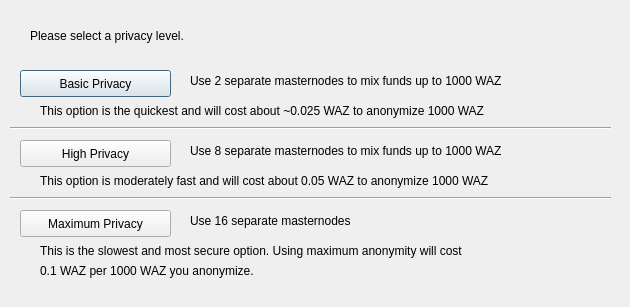
<?xml version="1.0" encoding="UTF-8"?>
<ui version="4.0">
 <class>DarksendConfig</class>
 <widget class="QDialog" name="DarksendConfig">
  <property name="geometry">
   <rect>
    <x>0</x>
    <y>0</y>
    <width>630</width>
    <height>307</height>
   </rect>
  </property>
  <property name="windowTitle">
   <string>Configure PrivateSend</string>
  </property>
  <widget class="QPushButton" name="buttonBasic">
   <property name="geometry">
    <rect>
     <x>20</x>
     <y>70</y>
     <width>151</width>
     <height>27</height>
    </rect>
   </property>
   <property name="text">
    <string>Basic Privacy</string>
   </property>
  </widget>
  <widget class="QPushButton" name="buttonHigh">
   <property name="geometry">
    <rect>
     <x>20</x>
     <y>140</y>
     <width>151</width>
     <height>27</height>
    </rect>
   </property>
   <property name="text">
    <string>High Privacy</string>
   </property>
  </widget>
  <widget class="QPushButton" name="buttonMax">
   <property name="geometry">
    <rect>
     <x>20</x>
     <y>210</y>
     <width>151</width>
     <height>27</height>
    </rect>
   </property>
   <property name="text">
    <string>Maximum Privacy</string>
   </property>
  </widget>
  <widget class="QLabel" name="label">
   <property name="geometry">
    <rect>
     <x>30</x>
     <y>20</y>
     <width>571</width>
     <height>31</height>
    </rect>
   </property>
   <property name="text">
    <string>Please select a privacy level.</string>
   </property>
  </widget>
  <widget class="QLabel" name="label_2">
   <property name="geometry">
    <rect>
     <x>190</x>
     <y>70</y>
     <width>421</width>
     <height>21</height>
    </rect>
   </property>
   <property name="text">
    <string>Use 2 separate masternodes to mix funds up to 1000 WAZ</string>
   </property>
  </widget>
  <widget class="QLabel" name="label_3">
   <property name="geometry">
    <rect>
     <x>190</x>
     <y>140</y>
     <width>411</width>
     <height>21</height>
    </rect>
   </property>
   <property name="text">
    <string>Use 8 separate masternodes to mix funds up to 1000 WAZ</string>
   </property>
  </widget>
  <widget class="QLabel" name="label_4">
   <property name="geometry">
    <rect>
     <x>190</x>
     <y>210</y>
     <width>421</width>
     <height>21</height>
    </rect>
   </property>
   <property name="text">
    <string>Use 16 separate masternodes</string>
   </property>
  </widget>
  <widget class="QLabel" name="label_6">
   <property name="geometry">
    <rect>
     <x>40</x>
     <y>100</y>
     <width>561</width>
     <height>21</height>
    </rect>
   </property>
   <property name="text">
    <string>This option is the quickest and will cost about ~0.025 WAZ to anonymize 1000 WAZ</string>
   </property>
  </widget>
  <widget class="QLabel" name="label_7">
   <property name="geometry">
    <rect>
     <x>40</x>
     <y>170</y>
     <width>561</width>
     <height>21</height>
    </rect>
   </property>
   <property name="text">
    <string>This option is moderately fast and will cost about 0.05 WAZ to anonymize 1000 WAZ</string>
   </property>
  </widget>
  <widget class="QLabel" name="label_8">
   <property name="geometry">
    <rect>
     <x>40</x>
     <y>240</y>
     <width>561</width>
     <height>21</height>
    </rect>
   </property>
   <property name="text">
    <string>This is the slowest and most secure option. Using maximum anonymity will cost</string>
   </property>
  </widget>
  <widget class="QLabel" name="label_9">
   <property name="geometry">
    <rect>
     <x>40</x>
     <y>260</y>
     <width>561</width>
     <height>21</height>
    </rect>
   </property>
   <property name="text">
    <string>0.1 WAZ per 1000 WAZ you anonymize.</string>
   </property>
  </widget>
  <widget class="Line" name="line">
   <property name="geometry">
    <rect>
     <x>10</x>
     <y>120</y>
     <width>601</width>
     <height>16</height>
    </rect>
   </property>
   <property name="orientation">
    <enum>Qt::Horizontal</enum>
   </property>
  </widget>
  <widget class="Line" name="line_2">
   <property name="geometry">
    <rect>
     <x>10</x>
     <y>190</y>
     <width>601</width>
     <height>16</height>
    </rect>
   </property>
   <property name="orientation">
    <enum>Qt::Horizontal</enum>
   </property>
  </widget>
 </widget>
 <resources/>
 <connections/>
</ui>
